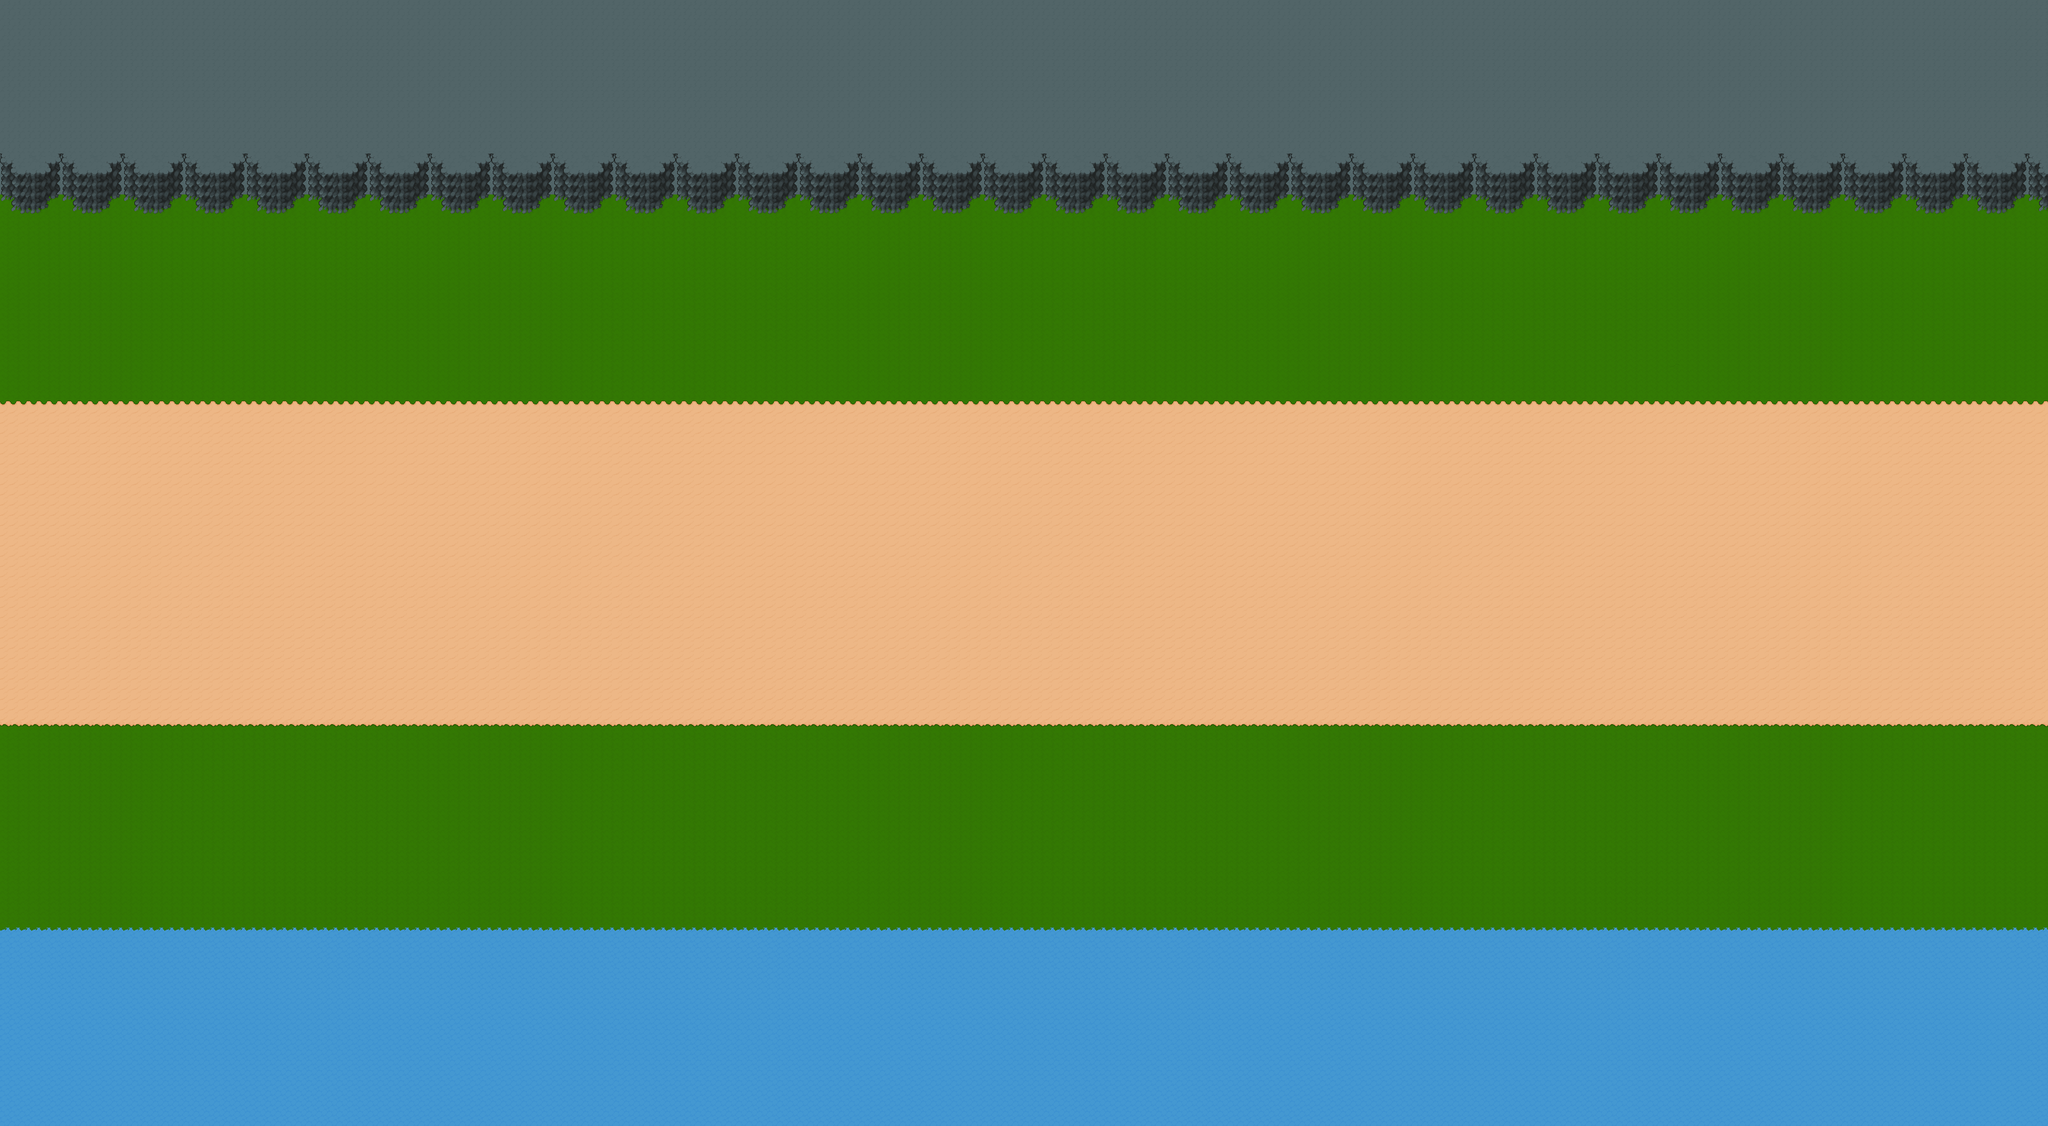

Below is a game level as drawn by its tile map, then a one-line description and the .tmx that defines it (tile-layer data replaced by summaries):
An orthogonal 200x110 tile map with 16x16 px tiles, 5 tile layers (Water, Grass, Path, Cliffs, ...), 3 tilesets and 2 objects.

<map version="1.10" tiledversion="1.11.2" orientation="orthogonal" renderorder="right-down" width="200" height="110" tilewidth="16" tileheight="16" infinite="0" nextlayerid="9" nextobjectid="4">
 <editorsettings>
  <export target="tiledMap.json" format="json" />
 </editorsettings>
 <tileset firstgid="1" name="Wall_Tiles" tilewidth="16" tileheight="16" tilecount="625" columns="25">
  <image source="Wall_Tiles.png" width="400" height="400" />
 </tileset>
 <tileset firstgid="626" name="Floors_Tiles" tilewidth="16" tileheight="16" tilecount="650" columns="25">
  <image source="Floors_Tiles.png" width="400" height="416" />
 </tileset>
 <tileset firstgid="1276" name="Water_tiles" tilewidth="16" tileheight="16" tilecount="625" columns="25">
  <image source="Water_tiles.png" width="400" height="400" />
 </tileset>
 <layer id="2" name="Water" width="200" height="110">
  <data>[22000 cells, 4000 non-empty, 1 distinct tile ids]</data>
 </layer>
 <layer id="1" name="Grass" width="200" height="110">
  <data>[22000 cells, 8200 non-empty, 2 distinct tile ids]</data>
 </layer>
 <layer id="3" name="Path" width="200" height="110">
  <data>[22000 cells, 6401 non-empty, 4 distinct tile ids]</data>
 </layer>
 <layer id="4" name="Cliffs" width="200" height="110">
  <data>[22000 cells, 4001 non-empty, 2 distinct tile ids]</data>
 </layer>
 <layer id="7" name="CliffWall" width="200" height="110">
  <data>[22000 cells, 1201 non-empty, 37 distinct tile ids]</data>
 </layer>
 <objectgroup id="8" name="Collision">
  <object id="2" x="0" y="0" width="3200" height="304" />
  <object id="3" x="0" y="1432" width="3200" height="304" />
 </objectgroup>
</map>
